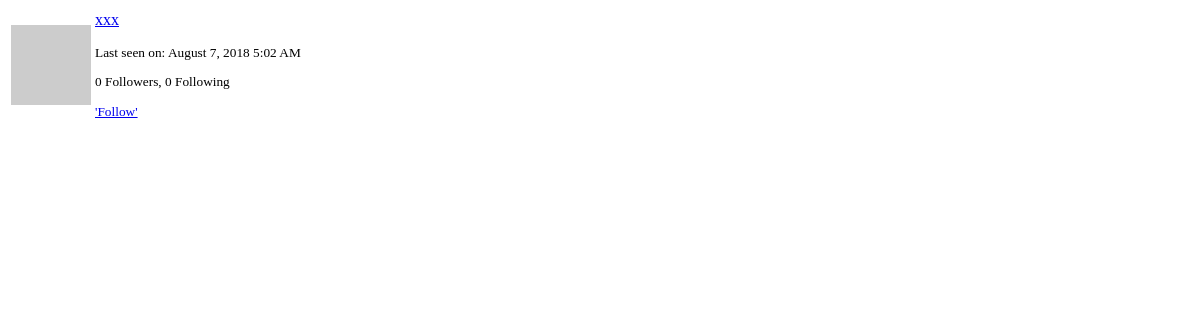
The app's page /user/xxx/popup (signed in), older data.
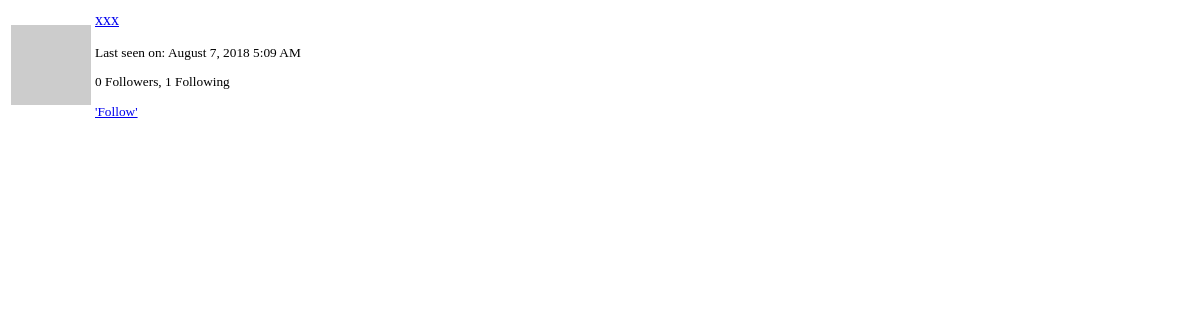
The same page, newer data.
### app/models.py (models this page shows, shortened)
class User(db.Model, UserMixin):
    __tablename__ = 'user'
    id = db.Column(db.Integer, primary_key=True)
    username = db.Column(db.String(64), index=True, unique=True)
    email = db.Column(db.String(120), index=True, unique=True)
    password_hash = db.Column(db.String(128))
    posts = db.relationship('Post', backref='author', lazy='dynamic')
    about_me = db.Column(db.String(140))
    last_seen = db.Column(db.DateTime, default=datetime.utcnow)
    followed = db.relationship(
        'User', secondary=followers,
        primaryjoin=(followers.c.follower_id == id),
        secondaryjoin=(followers.c.followed_id == id),
        backref=db.backref('followers', lazy='dynamic'),
        lazy='dynamic'
    )
    messages_sent = db.relationship('Message', foreign_keys='Message.sender_id', backref='author', lazy='dynamic')
    messages_received = db.relationship('Message', foreign_keys='Message.recipient_id', backref='recipient', lazy='dynamic')
    last_message_read_time = db.column(db.DateTime)
    def avatar(self, size):
        digest = md5(self.email.lower().encode('utf-8')).hexdigest()
        return 'https://www.gravatar.com/avatar/{}?d=identicon&s={}'.format(digest, size)
    def is_following(self, user):
        return self.followed.filter(followers.c.followed_id == user.id).count() > 0

### app/main/views.py (the view)
@main.route('/user/<username>/popup')
@login_required
def user_popup(username):
    user = User.query.filter_by(username=username).first_or_404()
    return render_template('user_popup.html', user=user)

### app/main/views.py (called while the page is built)
@main.before_request
def before_request():
    if current_user.is_authenticated:
        current_user.last_seen = datetime.utcnow()
        db.session.commit()
        g.search_form = SearchForm()

### app/models.py (called while the page is built)
@login_manager.user_loader
def load_user(id):
    return User.query.get(int(id))

    @classmethod
    def before_commit(cls, session):
        session._changes = {
            'add': list(session.new),
            'update': list(session.dirty),
            'delete': list(session.deleted)
        }

    @classmethod
    def after_commit(cls, session):
        for obj in session._changes['add']:
            if isinstance(obj, SearchableMixin):
                add_to_index(obj.__tablename__, obj)
        for obj in session._changes['update']:
            if isinstance(obj, SearchableMixin):
                add_to_index(obj.__tablename__, obj)
        for obj in session._changes['delete']:
            if isinstance(obj, SearchableMixin):
                remove_from_index(obj.__tablename__, obj)
        session._changes = None

### app/templates/user_popup.html (shortened to what this page needs)
<table class="table">
    <tr>
        <td width="64" style="border: 0px;"><img src="{{ user.avatar(64) }}"></td>
        <td style="border: 0px;">
            <p><a href="{{ url_for('main.user_profile', username=user.username) }}">{{ user.username }}</a></p>
            <small>
                {% if user.last_seen %}
                <p>Last seen on: {{ moment(user.last_seen).format('LLL') }}</p>
                {% endif %}
                <p>{{ user.followers.count() }} Followers, {{ user.followed.count() }} Following</p>
                {% if user != current_user %}
                    {% if not current_user.is_following(user) %}
                    <a href="{{ url_for('main.follow', username=user.username) }}">'Follow'</a>
                    {% else %}
                    <a href="{{ url_for('main.unfollow', username=user.username) }}">{{ 'Unfollow' }}</a>
                    {% endif %}
                {% endif %}
            </small>
        </td>
    </tr>
</table>

Row changes from the older to the newer data that the page shows:
changed User "xxx": last_seen "August 7, 2018 5:02 AM" → "August 7, 2018 5:09 AM"
Text that changed along with them:
{{ user.followed.count() }}: "0" → "1"
